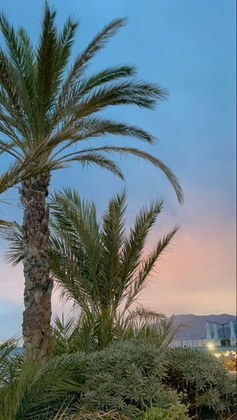
%> input picture 4/4.jpg, 237 x 420 px, shrunk from 564 x 998 before the run
$ octave pic_substitution4.m   (GNU Octave 9; MATLAB toolbox functions it lacks are replaced by stand-ins)
%> lines starting %> are read from the running program, lines starting %| are printed output that depends on the picture
im1=imread("4.jpg");
%> im1 is the input picture: size 420x237x3 uint8; mean R, G, B 99.1, 117.5, 122.4
im2=imread("5.jpg");
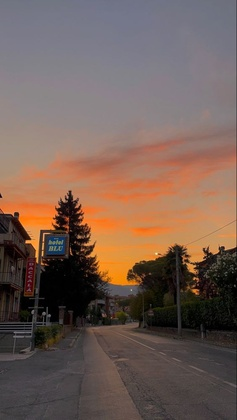
%> input picture 4/5.jpg, 237 x 420 px, shrunk from 564 x 998 before the run
%> im2 is the input picture: size 420x237x3 uint8; mean R, G, B 115.8, 94.5, 85
size_p=size(im1);
%> size_p = [420 237 3]
size_p;
len=size_p(1);
%> len = 420
wid=size_p(2);
%> wid = 237

for i =1:wid
   j=1;
   d=i-j+1;

   while j+d< i+2 & d>0 & j>0

       im1(j,d,:)=im2(j,d,:);
       d=d-1;
       j=j+1;

   end

   if mod(i,10) ==0

    imshow(im1)
   end

end
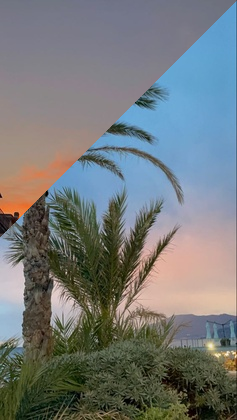
%> im1: size 420x237x3 uint8; mean R, G, B 115.6, 120.5, 121.4
imshow(im1)


for i =wid+2:len+1
   j=i-1;
   d=1;

   while j+d< i+2 & d<size_p(2) & j>0

       im1(j,d,:)=im2(j,d,:);
       d=d+1;
       j=j-1;

   end

   if mod(i,10) ==0

    imshow(im1)
   end
end
%> this loop made 183 passes
%> pass 2, `imshow(im1)`:
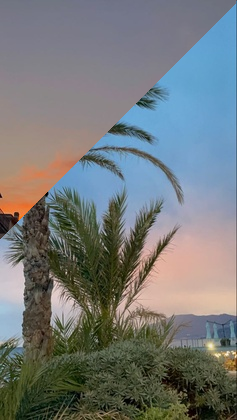
%> displayed picture: size 420x237x3, on the screen's scale of 0 to 255; mean R, G, B 115.9, 120.5, 121.1
%> after the loop:
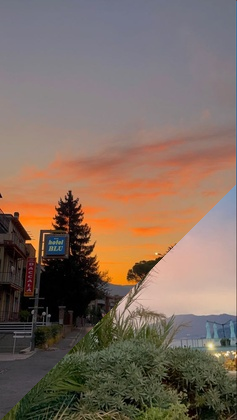
%> im1: size 420x237x3 uint8; mean R, G, B 126, 106.6, 94.5
imshow(im1)
for i =len+1:len+wid
   j=len;
   d=i-j;

   while j+d< i+3 & d<size_p(2) & j>0

       im1(j,d,:)=im2(j,d,:);
       d=d+1;
       j=j-1;

   end

   if mod(i,10) ==0

    imshow(im1)
   end
end
imshow(im1)
